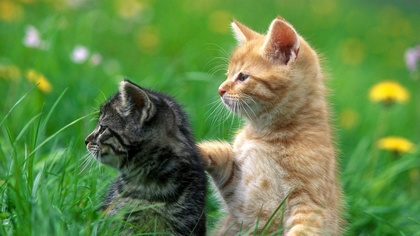
%> input picture ImagenForMatlab/CatMatlab.jpg, 420 x 236 px, shrunk from 1920 x 1080 before the run
$ octave robado.m   (GNU Octave 9; MATLAB toolbox functions it lacks are replaced by stand-ins)
%> lines starting %> are read from the running program, lines starting %| are printed output that depends on the picture; in (x1, y1, x2, y2) boxes, pixels count from 0 and x2, y2 are one past the last pixel; in counts of white or black regions, pixels touching at a corner belong together; the program's own positions count from 1

% MATLAB Code | Sobel Operator from Scratch

% Read Input Image
input_image = imread('CatMatlab.jpg');
%> input_image is the input picture: size 236x420x3 uint8; mean R, G, B 99.8, 135.5, 71.2

% Displaying Input Image
input_image = uint8(input_image);
figure, imshow(input_image); title('Input Image');

% Convert the truecolor RGB image to the grayscale image
input_image = rgb2gray(input_image);
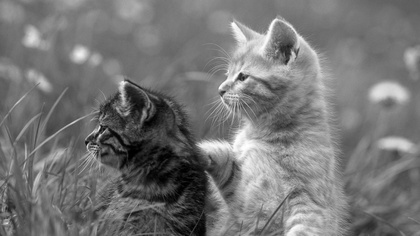
%> input_image: size 236x420 uint8; min 0, max 255, mean 117.5

% Convert the image to double
input_image = double(input_image);
%> input_image: size 236x420 double

% Pre-allocate the filtered_image matrix with zeros
filtered_image = zeros(size(input_image));

% Sobel Operator Mask
Mx = [-1 0 1; -2 0 2; -1 0 1];
My = [-1 -2 -1; 0 0 0; 1 2 1];

% Edge Detection Process
% When i = 1 and j = 1, then filtered_image pixel
% position will be filtered_image(2, 2)
% The mask is of 3x3, so we need to traverse
% to filtered_image(size(input_image, 1) - 2
%, size(input_image, 2) - 2)
% Thus we are not considering the borders.
for i = 1:size(input_image, 1) - 2
    for j = 1:size(input_image, 2) - 2

        % Gradient approximations
        Gx = sum(sum(Mx.*input_image(i:i+2, j:j+2)));
        Gy = sum(sum(My.*input_image(i:i+2, j:j+2)));

        % Calculate magnitude of vector
        filtered_image(i+1, j+1) = sqrt(Gx.^2 + Gy.^2);

    end
end
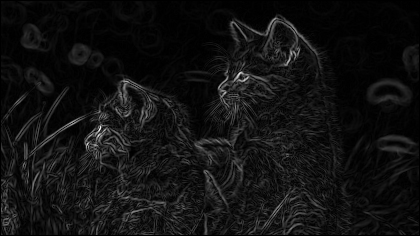
%> filtered_image: size 236x420 double; min 0, max 796.5, mean 55.4; drawn with min black and max white

% Displaying Filtered Image
filtered_image = uint8(filtered_image);
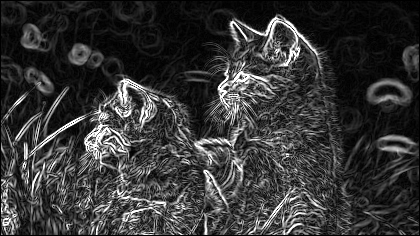
%> filtered_image: size 236x420 uint8; min 0, max 255, mean 54.3
figure, imshow(filtered_image); title('Filtered Image');

% Define a threshold value
thresholdValue = 100; % varies between [0 255]
output_image = max(filtered_image, thresholdValue);
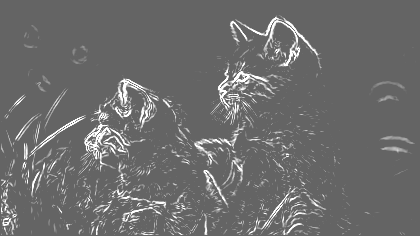
%> output_image: size 236x420 uint8; min 100, max 255, mean 109.1
output_image(output_image == round(thresholdValue)) = 0;
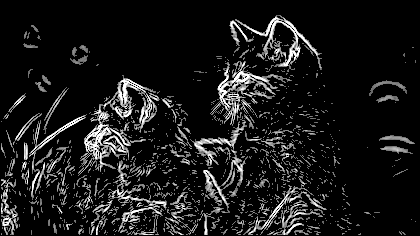
%> output_image: size 236x420 uint8; min 0, max 255, mean 25.5

% Displaying Output Image
output_image = im2bw(output_image);
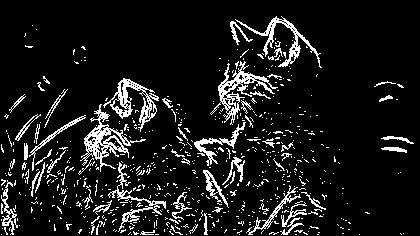
%> output_image: size 236x420 logical; 10.2% white in thin lines or dots
figure, imshow(output_image); title('Edge Detected Image');

$ run again, with ImagenForMatlab/Paisaje.jpg copied over ImagenForMatlab/CatMatlab.jpg
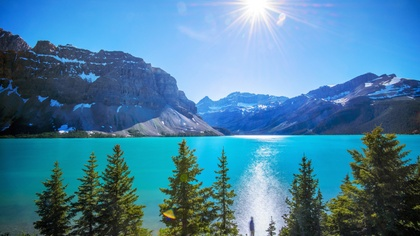
%> input picture ImagenForMatlab/Paisaje.jpg, 420 x 236 px, shrunk from 1920 x 1080 before the run
%> input_image is the input picture: size 236x420x3 uint8; mean R, G, B 72.6, 128, 158.5
%> after the loop `for i = 1:size(input_image, 1) - 2`:
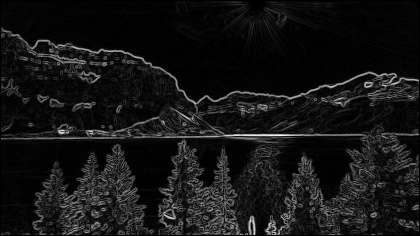
%> filtered_image: size 236x420 double; min 0, max 644.5, mean 54; drawn with min black and max white
%> `output_image = im2bw(output_image);`:
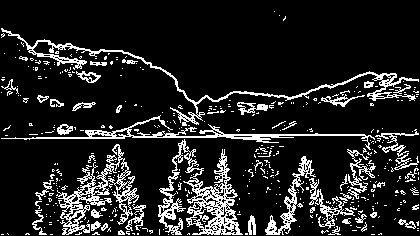
%> output_image: size 236x420 logical; 13.6% white in thin lines or dots

$ run again, with ImagenForMatlab/Temperature.jpg copied over ImagenForMatlab/CatMatlab.jpg
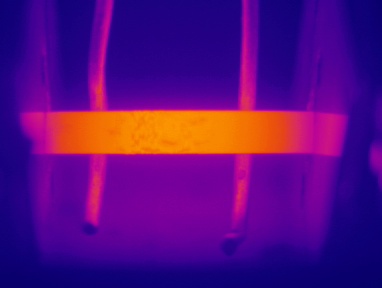
%> input picture ImagenForMatlab/Temperature.jpg, 382 x 288 px
%> input_image is the input picture: size 288x382x3 uint8; mean R, G, B 88.5, 11.7, 128
%> `input_image = rgb2gray(input_image);`:
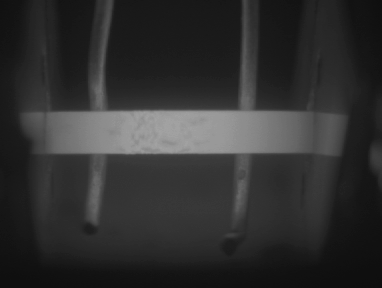
%> input_image: size 288x382 uint8; min 13, max 164, mean 47.9
%> `output_image = im2bw(output_image);`:
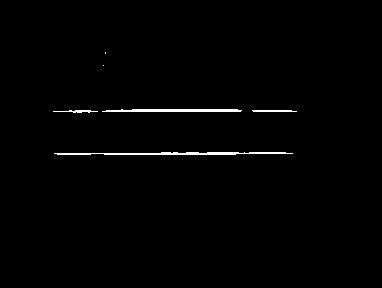
%> output_image: size 288x382 logical; 0.95% white in thin lines or dots, all inside (x1, y1, x2, y2) = (53, 52, 297, 155)
